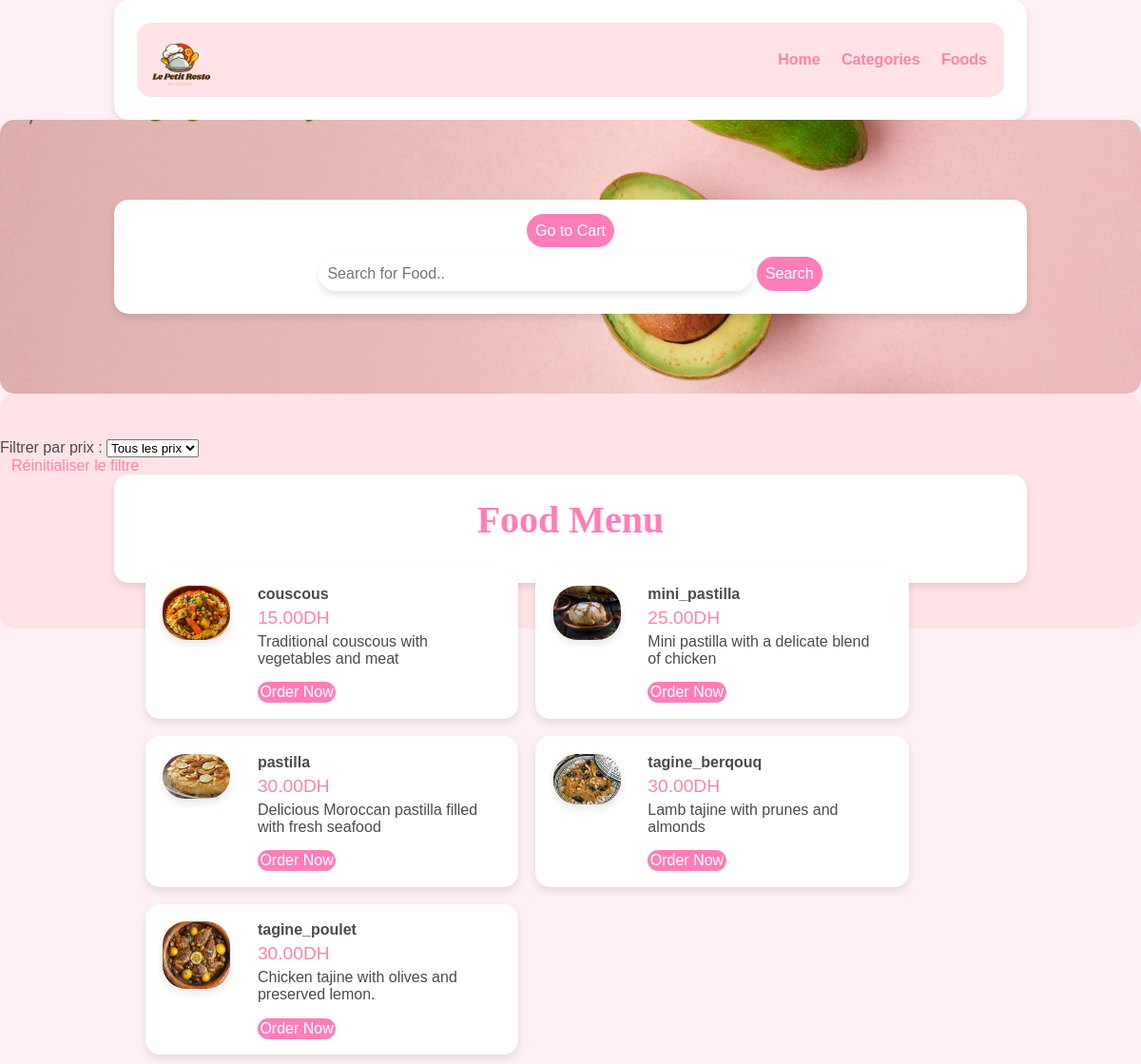
Screenshot of /foods.php with the database file from the repository.
### tables this page shows
CREATE TABLE tbl_food (
  id int(10) UNSIGNED NOT NULL AUTO_INCREMENT,
  title varchar(100) NOT NULL,
  description text NOT NULL,
  price decimal(10,2) NOT NULL,
  image_name varchar(255) NOT NULL,
  category_id int(10) UNSIGNED NOT NULL,
  featured varchar(10) NOT NULL,
  active varchar(10) NOT NULL,
  PRIMARY KEY (id),
  FOREIGN KEY (category_id) REFERENCES tbl_category(id)
);

### foods.php (the view, shortened to what this page needs)
<?php include('partials-front/menu.php'); ?>
<section class="food-search text-center">
    <div class="container">
        <a href="cart.php" class="btn btn-primary">Go to Cart</a>
        <br><br>
        <form action="<?php echo SITEURL; ?>food-search.php" method="POST">
            <input type="search" name="search" placeholder="Search for Food.." required>
            <input type="submit" name="submit" value="Search" class="btn btn-primary">
        </form>
    </div>
</section>
<section class="food-menu">
    <form method="GET" action="">
        <label for="price-filter">Filtrer par prix :</label>
        <select id="price-filter" name="price" onchange="this.form.submit()">
            <option value="all" <?php if(isset($_GET['price']) && $_GET['price'] == 'all') echo 'selected'; ?>>Tous les prix</option>
        </select>
    </form>
    <a href="<?php echo $_SERVER['PHP_SELF']; ?>" class="btn btn-secondary">Réinitialiser le filtre</a>
    <div class="container">
        <h2 class="text-center">Food Menu</h2>
        <?php
            $priceFilter = isset($_GET['price']) ? $_GET['price'] : 'all';
            switch ($priceFilter) {
                default:
                    $sql = "SELECT * FROM tbl_food WHERE active='Yes'";
                    break;
            }
            $res=mysqli_query($conn, $sql);
            $count = mysqli_num_rows($res);
            if($count>0)
            {
                while($row=mysqli_fetch_assoc($res))
                {
                    $id = $row['id'];
                    $title = $row['title'];
                    $description = $row['description'];
                    $price = $row['price'];
                    $image_name = $row['image_name'];
                    ?>
                    <div class="food-menu-box">
                        <div class="food-menu-img">
                            <?php
                                if($image_name=="")
                                {
                                    echo "<div class='error'>Image not Available.</div>";
                                }
                                else
                                {
                                    ?>
                                    <img src="<?php echo SITEURL; ?>images/food/<?php echo $image_name; ?>" alt="<?php echo $description; ?>" class="img-responsive img-curve">
                                    <?php
                                }
                            ?>
                        </div>
                        <div class="food-menu-desc">
                            <h4><?php echo $title; ?></h4>
                            <p class="food-price"><?php echo $price; ?>DH</p>
                            <p class="food-detail">
                                <?php echo $description; ?>
                            </p>
                            <br>
                            <a href="<?php echo SITEURL; ?>order.php?food_id=<?php echo $id; ?>" class="btn btn-primary">Order Now</a>
                        </div>
                    </div>
                    <?php
                }
            }
            else
            {
                echo "<div class='error'>Food not found.</div>";
            }
        ?>
    </div>
</section>

### css/style.css (style rules this page uses)
* { margin: 0; padding: 0; font-family: 'Poppins', sans-serif; box-sizing: border-box; }
body { background-color: #fff0f6; color: #4b4b4b; }
h2 { color: #ff7eb9; font-size: 2.5rem; font-family: 'Dancing Script', cursive; margin-bottom: 2%; text-align: center; }
.container { width: 80%; margin: 0 auto; padding: 2%; background-color: #fff; border-radius: 15px; box-shadow: 0px 4px 8px rgba(0, 0, 0, 0.1); }
.img-responsive { width: 100%; border-radius: 15px; }
.img-curve { border-radius: 25px; box-shadow: 0px 4px 8px rgba(0, 0, 0, 0.1); }
.text-center { text-align: center; }
a { color: #ff85a1; text-decoration: none; transition: color 0.3s; }
.btn { padding: 1%; border: none; font-size: 1rem; border-radius: 25px; transition: 0.3s; text-align: center; }
.btn-primary { background-color: #ff7eb9; color: white; cursor: pointer; }
.food-search { background-image: url(../images/bg.jpg); background-size: cover; background-repeat: no-repeat; background-position: center; padding: 7% 0; border-radius: 15px; }
.food-search input[type="search"] { width: 50%; padding: 1%; font-size: 1rem; border: none; border-radius: 25px; box-shadow: 0px 4px 8px rgba(0, 0, 0, 0.1); }
.food-menu { background-color: #ffe3e6; padding: 4% 0; border-radius: 15px; }
.food-menu-box { width: 43%; margin: 1%; padding: 2%; float: left; background-color: #fff; border-radius: 15px; box-shadow: 0px 4px 8px rgba(0, 0, 0, 0.1); }
.food-menu-img { width: 20%; float: left; border-radius: 15px; }
.food-menu-desc { width: 70%; float: left; margin-left: 8%; }
.food-price { font-size: 1.2rem; margin: 2% 0; color: #ff85a1; }

### rows the page displays
tbl_food: image_name (picture), title "couscous", price "15.00", description "Traditional couscous with vegetables and meat"
tbl_food: image_name (picture), title "mini_pastilla", price "25.00", description "Mini pastilla with a delicate blend of chicken"
tbl_food: image_name (picture), title "pastilla", price "30.00", description "Delicious Moroccan pastilla filled with fresh seafood"
tbl_food: image_name (picture), title "tagine_berqouq", price "30.00", description "Lamb tajine with prunes and almonds"
tbl_food: image_name (picture), title "tagine_poulet", price "30.00", description "Chicken tajine with olives and preserved lemon."
